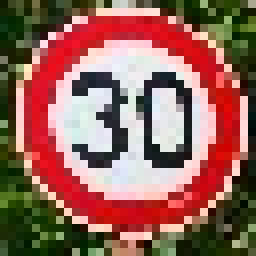
#> input picture signs/speedlimit30_1.jpg, 32 x 32 px (shown 8 times larger)
$ jupyter execute --allow-errors Traffic_Sign_Classifier.ipynb
#> lines starting #> are read from the running program, lines starting #| are printed output that depends on the picture
# Self-Driving Car Engineer Nanodegree

## Deep Learning

## Project: Build a Traffic Sign Recognition Classifier

In this notebook, a template is provided for you to implement your functionality in stages, which is required to successfully complete this project. If additional code is required that cannot be included in the notebook, be sure that the Python code is successfully imported and included in your submission if necessary.

> **Note**: Once you have completed all of the code implementations, you need to finalize your work by exporting the iPython Notebook as an HTML document. Before exporting the notebook to html, all of the code cells need to have been run so that reviewers can see the final implementation and output. You can then export the notebook by using the menu above and navigating to  \n",
    "**File -> Download as -> HTML (.html)**. Include the finished document along with this notebook as your submission.

In addition to implementing code, there is a writeup to complete. The writeup should be completed in a separate file, which can be either a markdown file or a pdf document. There is a [write up template](https://github.com/udacity/CarND-Traffic-Sign-Classifier-Project/blob/master/writeup_template.md) that can be used to guide the writing process. Completing the code template and writeup template will cover all of the [rubric points](https://review.udacity.com/#!/rubrics/481/view) for this project.

The [rubric](https://review.udacity.com/#!/rubrics/481/view) contains "Stand Out Suggestions" for enhancing the project beyond the minimum requirements. The stand out suggestions are optional. If you decide to pursue the "stand out suggestions", you can include the code in this Ipython notebook and also discuss the results in the writeup file.

>**Note:** Code and Markdown cells can be executed using the **Shift + Enter** keyboard shortcut. In addition, Markdown cells can be edited by typically double-clicking the cell to enter edit mode.

---
## Step 0: Load The Data

[cell 1]
# Load pickled data
import pickle

# TODO: Fill this in based on where you saved the training and testing data

training_file = 'data/train.p'
validation_file='data/valid.p'
testing_file = 'data/test.p'

#> (the rest of this cell did not finish here and is left out)

---

## Step 1: Dataset Summary & Exploration

The pickled data is a dictionary with 4 key/value pairs:

- `'features'` is a 4D array containing raw pixel data of the traffic sign images, (num examples, width, height, channels).
- `'labels'` is a 1D array containing the label/class id of the traffic sign. The file `signnames.csv` contains id -> name mappings for each id.
- `'sizes'` is a list containing tuples, (width, height) representing the original width and height the image.
- `'coords'` is a list containing tuples, (x1, y1, x2, y2) representing coordinates of a bounding box around the sign in the image. **THESE COORDINATES ASSUME THE ORIGINAL IMAGE. THE PICKLED DATA CONTAINS RESIZED VERSIONS (32 by 32) OF THESE IMAGES**

Complete the basic data summary below. Use python, numpy and/or pandas methods to calculate the data summary rather than hard coding the results. For example, the [pandas shape method](http://pandas.pydata.org/pandas-docs/stable/generated/pandas.DataFrame.shape.html) might be useful for calculating some of the summary results.

### Provide a Basic Summary of the Data Set Using Python, Numpy and/or Pandas

#> (a cell that did not finish here is left out)

### Include an exploratory visualization of the dataset

Visualize the German Traffic Signs Dataset using the pickled file(s). This is open ended, suggestions include: plotting traffic sign images, plotting the count of each sign, etc.

The [Matplotlib](http://matplotlib.org/) [examples](http://matplotlib.org/examples/index.html) and [gallery](http://matplotlib.org/gallery.html) pages are a great resource for doing visualizations in Python.

**NOTE:** It's recommended you start with something simple first. If you wish to do more, come back to it after you've completed the rest of the sections. It can be interesting to look at the distribution of classes in the training, validation and test set. Is the distribution the same? Are there more examples of some classes than others?

[cell 3]
### Data exploration visualization code goes here.
### Feel free to use as many code cells as needed.edgelogix
import matplotlib.pyplot as plt
import numpy as np
import random
# [7 lines of commented-out code are left out]
plt.figure(figsize=(10,10))
plt.subplot(221)
plt.title("Training Set Distribution")
plt.xlabel("Label")
plt.ylabel("Bin Count")
#> (the rest of this cell did not finish here and is left out)

[cell 4]
#Plot all traffic signs with labels
import csv
import cv2

# [5 lines left out: function equalize_hist, not called in this run]

#my_data = np.genfromtxt('signnames.csv', delimiter=',')
signnames = []
#> (the rest of this cell did not finish here and is left out)

[cell 5]
#Play around with preprocessing techniques to add augmented data.
import cv2
from skimage import transform


#> (the rest of this cell did not finish here and is left out)

----

## Step 2: Design and Test a Model Architecture

Design and implement a deep learning model that learns to recognize traffic signs. Train and test your model on the [German Traffic Sign Dataset](http://benchmark.ini.rub.de/?section=gtsrb&subsection=dataset).

The LeNet-5 implementation shown in the [classroom](https://classroom.udacity.com/nanodegrees/nd013/parts/fbf77062-5703-404e-b60c-95b78b2f3f9e/modules/6df7ae49-c61c-4bb2-a23e-6527e69209ec/lessons/601ae704-1035-4287-8b11-e2c2716217ad/concepts/d4aca031-508f-4e0b-b493-e7b706120f81) at the end of the CNN lesson is a solid starting point. You'll have to change the number of classes and possibly the preprocessing, but aside from that it's plug and play!

With the LeNet-5 solution from the lecture, you should expect a validation set accuracy of about 0.89. To meet specifications, the validation set accuracy will need to be at least 0.93. It is possible to get an even higher accuracy, but 0.93 is the minimum for a successful project submission.

There are various aspects to consider when thinking about this problem:

- Neural network architecture (is the network over or underfitting?)
- Play around preprocessing techniques (normalization, rgb to grayscale, etc)
- Number of examples per label (some have more than others).
- Generate fake data.

Here is an example of a [published baseline model on this problem](http://yann.lecun.com/exdb/publis/pdf/sermanet-ijcnn-11.pdf). It's not required to be familiar with the approach used in the paper but, it's good practice to try to read papers like these.

### Pre-process the Data Set (normalization, grayscale, etc.)

Minimally, the image data should be normalized so that the data has mean zero and equal variance. For image data, `(pixel - 128)/ 128` is a quick way to approximately normalize the data and can be used in this project.

Other pre-processing steps are optional. You can try different techniques to see if it improves performance.

Use the code cell (or multiple code cells, if necessary) to implement the first step of your project.

[cell 6]
#Perform Image equalization to increase contrast
#for idx, img in enumerate(X_train):
#    X_train[idx] = equalize_hist(img)

#> (a cell that did not finish here is left out)

[cell 8]
### Preprocess the data here. It is required to normalize the data. Other preprocessing steps could include
### converting to grayscale, etc.
### Feel free to use as many code cells as needed.
import tensorflow as tf
#> (the rest of this cell did not finish here and is left out)

### Model Architecture

[cell 9]
### Define your architecture here.
### Feel free to use as many code cells as needed.
from tensorflow.contrib.layers import flatten
# [75 lines left out: function LeNet, not called in this run]

### Train, Validate and Test the Model

A validation set can be used to assess how well the model is performing. A low accuracy on the training and validation
sets imply underfitting. A high accuracy on the training set but low accuracy on the validation set implies overfitting.

#> (a cell that did not finish here is left out)

#> (a cell that did not finish here is left out)

#> (a cell that did not finish here is left out)

[cell 13]
from sklearn.utils import shuffle

#> (the rest of this cell did not finish here and is left out)

#> (a cell that did not finish here is left out)

---

## Step 3: Test a Model on New Images

To give yourself more insight into how your model is working, download at least five pictures of German traffic signs from the web and use your model to predict the traffic sign type.

You may find `signnames.csv` useful as it contains mappings from the class id (integer) to the actual sign name.

### Load and Output the Images

[cell 15]
### Load the images and plot them here.
### Feel free to use as many code cells as needed.
import matplotlib.image as mpimg
num_imgs = 9

test_images = np.zeros((num_imgs, 32, 32, 3), dtype=np.uint8)
test_labels = [1, 7, 8, 9, 12, 14, 27, 28, 40]

test_images[0] = mpimg.imread('signs/speedlimit30_1.jpg')
test_images[1] = mpimg.imread('signs/speedlimit100_7.jpeg')
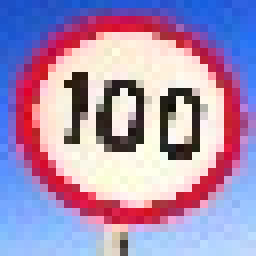
#> input picture signs/speedlimit100_7.jpeg, 32 x 32 px (shown 8 times larger)
test_images[2] = mpimg.imread('signs/speedlimit120_8.jpg')
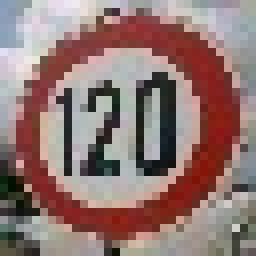
#> input picture signs/speedlimit120_8.jpg, 32 x 32 px (shown 8 times larger)
test_images[3] = mpimg.imread('signs/no_pass_9.jpg')
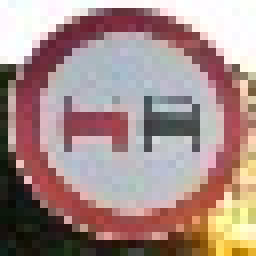
#> input picture signs/no_pass_9.jpg, 32 x 32 px (shown 8 times larger)
test_images[4] = mpimg.imread('signs/priority_rd_12.jpg')
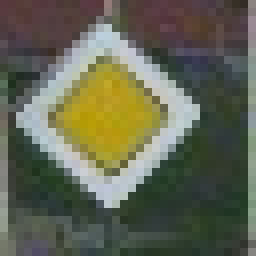
#> input picture signs/priority_rd_12.jpg, 32 x 32 px (shown 8 times larger)
test_images[5] = mpimg.imread('signs/stop_14.jpg')
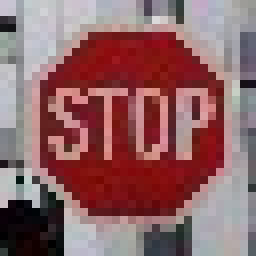
#> input picture signs/stop_14.jpg, 32 x 32 px (shown 8 times larger)
#> (the rest of this cell did not finish here and is left out)
